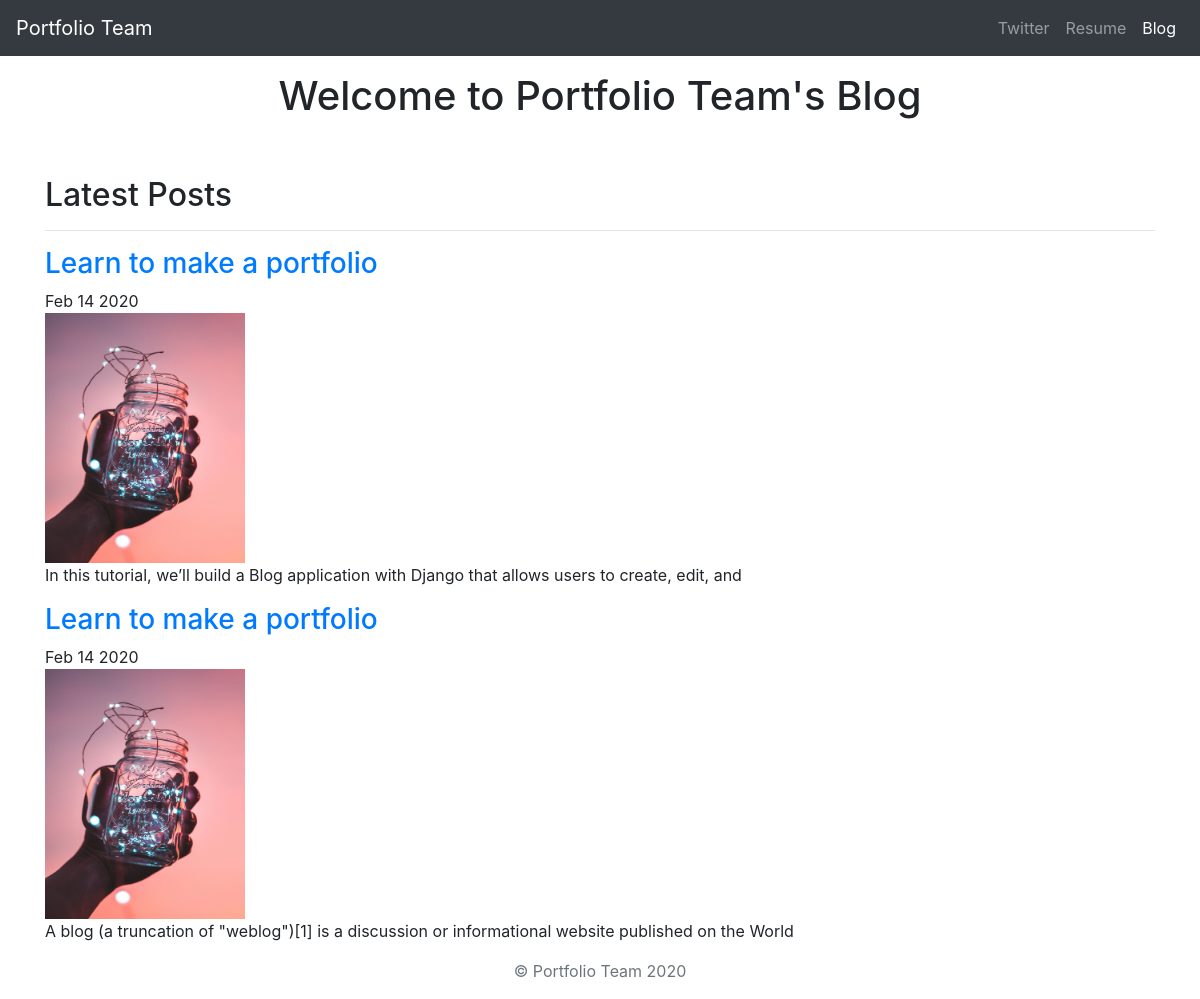
Screenshot of /blog/ with the database file from the repository.
### blog/models.py (models this page shows, shortened)
class Blog(models.Model):
    title = models.CharField(max_length=255)
    pub_date = models.DateTimeField()
    body = models.TextField()
    image = models.ImageField(upload_to='images/')
    def summary(self):
        return self.body[:100]
    def pub_date_pretty(self):
        return self.pub_date.strftime('%b %e %Y')

### blog/views.py (the view)
# urls.py: path('', views.allblogs, name='allblogs'),
def allblogs(request):
    blogs = Blog.objects
    return render(request, 'blog/allblogs.html', {'blogs':blogs})

### blog/templates/blog/allblogs.html (shortened to what this page needs)
<!doctype html>
<html lang="en">
<head>
  {% load staticfiles %}
  <link rel="stylesheet" href="https://maxcdn.bootstrapcdn.com/bootstrap/4.0.0/css/bootstrap.min.css">
</head>
<body>
  <header>
    <nav class="navbar navbar-expand-lg navbar-dark bg-dark">
      <a class="navbar-brand" href="{% url 'home' %}">Portfolio Team</a>
      <div class="collapse navbar-collapse" id="navbarNavAltMarkup">
        <div class="navbar-nav ml-auto">
          <a class="nav-item nav-link" href="http://twitter.com/shalinisparmar">Twitter</a>
          <a class="nav-item nav-link" href="{% static 'resume.pdf' %}">Resume</a>
          <a class="nav-item nav-link active" href="{% url 'allblogs' %}">Blog</a>
        </div>
      </div>
    </nav>
  </header>
  <main role="main">
    <div class="container">
    <h1 class="text-center pt-3">Welcome to Portfolio Team's Blog</h1>
    <br />
    <br />
    <h2>Latest Posts</h2>
    <hr />
    {% for blog in blogs.all %}
    <a href="{% url 'detail' blog.id %}"><h3>{{ blog.title }}</h3></a>
    {{ blog.pub_date_pretty }}
    <br />
    <img class="img-fluid" src="{{ blog.image.url }}" height=200 width=200 />
    <br />
    <p>{{ blog.summary }}</p>
    {% endfor %}
  </div>
  </main>
  <footer class="text-muted">
    <div class="container text-center">
      <p>© Portfolio Team {% now "Y" %}</p>
      </div>
  </footer>
</body>
</html>

### rows the page displays
Blog: title "Learn to make a portfolio", pub_date_pretty "Feb 14 2020", image (picture), summary "In this tutorial, we’ll build a Blog application with Django that allows users to create, edit, and"
Blog: title "Learn to make a portfolio", pub_date_pretty "Feb 14 2020", image (picture), summary "A blog (a truncation of \"weblog\")[1] is a discussion or informational website published on the World"
